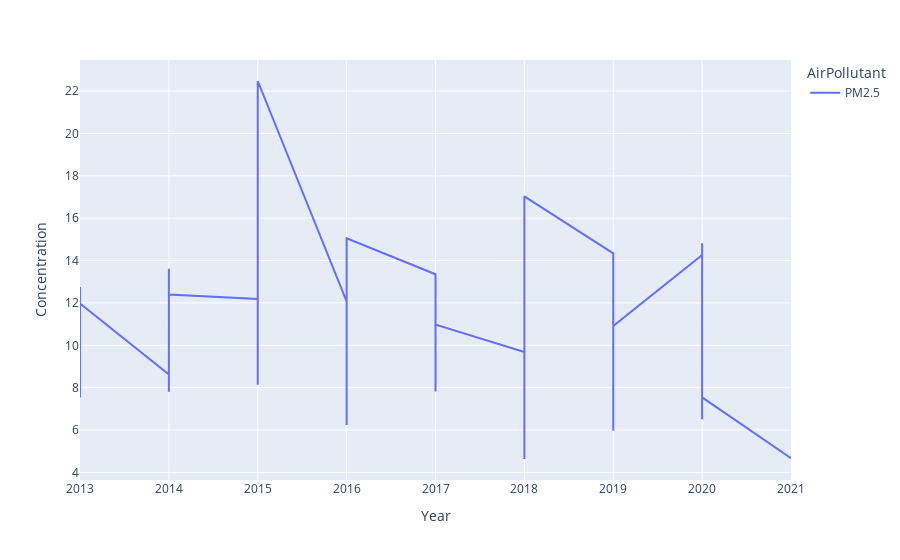

The notebook cell this image was saved under:
### Code cell
fig = px.line(mad_compact_pm2, x="Year", y="Concentration", color='AirPollutant')
fig.show()
